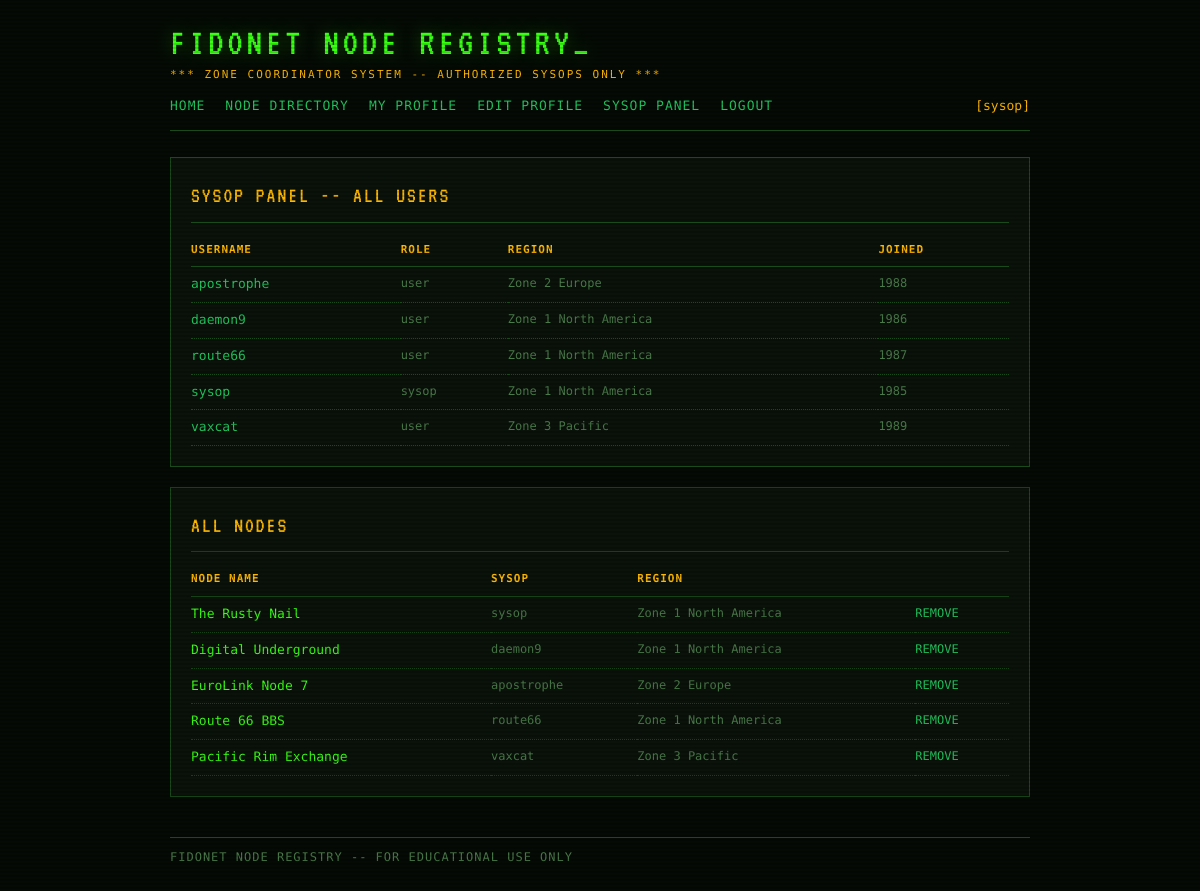
Page /sysop (signed in) on the committed database.
### tables this page shows
CREATE TABLE users (
            id INTEGER PRIMARY KEY AUTOINCREMENT,
            username TEXT UNIQUE NOT NULL,
            password_hash TEXT NOT NULL,
            role TEXT NOT NULL DEFAULT 'user',
            region TEXT,
            joined INTEGER
        );

CREATE TABLE nodes (
            id INTEGER PRIMARY KEY AUTOINCREMENT,
            name TEXT NOT NULL,
            phone TEXT,
            region TEXT,
            description TEXT,
            owner_id INTEGER NOT NULL
        );

### app.py (the view)
@app.route('/sysop')
def sysop():
    current = get_current_user(request)
    if not current:
        return redirect(url_for('login'))
    if current['role'] != 'sysop':
        flash('Access denied.', 'error')
        return redirect(url_for('index'))
    all_users = user_repo.get_all()
    all_nodes = node_repo.get_all()
    return render_template('sysop.html', users=all_users, nodes=all_nodes, current_user=current)

### app.py (called while the page is built)
def get_current_user(req):
    token = req.cookies.get('bbs_token')
    if not token:
        return None
    return sessions.get(token)

    def fetchall(self, query, params=()):
        cursor = self._conn.cursor()
        cursor.execute(query, params)
        return cursor.fetchall()

    def get_all(self):
        return self._db.fetchall("SELECT * FROM users ORDER BY username")

    def get_all(self):
        return self._db.fetchall("""
            SELECT n.*, u.username AS owner_username
            FROM nodes n JOIN users u ON n.owner_id = u.id
            ORDER BY n.id
        """)

### templates/sysop.html
{% extends "base.html" %}
{% block content %}
<div class="panel">
  <div class="panel-title">SYSOP PANEL -- ALL USERS</div>
  <table class="data-table">
    <thead>
      <tr><th>USERNAME</th><th>ROLE</th><th>REGION</th><th>JOINED</th></tr>
    </thead>
    <tbody>
      {% for u in users %}
      <tr>
        <td class="name"><a href="{{ url_for('profile', user_id=u.id) }}">{{ u.username }}</a></td>
        <td class="meta">{{ u.role }}</td>
        <td class="meta">{{ u.region }}</td>
        <td class="meta">{{ u.joined }}</td>
      </tr>
      {% endfor %}
    </tbody>
  </table>
</div>
<div class="panel">
  <div class="panel-title">ALL NODES</div>
  <table class="data-table">
    <thead>
      <tr><th>NODE NAME</th><th>SYSOP</th><th>REGION</th><th></th></tr>
    </thead>
    <tbody>
      {% for node in nodes %}
      <tr>
        <td class="name">{{ node.name }}</td>
        <td class="meta">{{ node.owner_username }}</td>
        <td class="meta">{{ node.region }}</td>
        <td class="meta"><a href="{{ url_for('node_delete', node_id=node.id) }}">REMOVE</a></td>
      </tr>
      {% endfor %}
    </tbody>
  </table>
</div>
{% endblock %}

### static/css/style.css (style rules this page uses)
:root { --bg: #050a05; --bg-panel: #0a120a; --green: #39ff14; --green-dim: #1a7a0a; --green-mid: #22c55e; --amber: #ffb800; --red: #ff3c3c; --grey: #4a7a4a; --text: #c8f5c8; --border: #1a4a1a; --font-mono: 'Share Tech Mono', monospace; --font-vt: 'VT323', monospace; }
* { box-sizing: border-box; margin: 0; padding: 0; }
body { background: var(--bg); color: var(--text); font-family: var(--font-mono); font-size: 14px; line-height: 1.6; min-height: 100vh; }
body::before { content: ''; position: fixed; inset: 0; background: repeating-linear-gradient( 0deg, transparent, transparent 2px, rgba(0,0,0,0.12) 2px, rgba(0,0,0,0.12) 4px ); pointer-events: none; z-index: 9999; }
.panel { background: var(--bg-panel); border: 1px solid var(--border); padding: 20px; margin-bottom: 20px; }
.panel-title { font-family: var(--font-vt); font-size: 22px; color: var(--amber); letter-spacing: 2px; margin-bottom: 14px; border-bottom: 1px solid var(--border); padding-bottom: 8px; }
.data-table { width: 100%; border-collapse: collapse; font-size: 13px; }
.data-table th { text-align: left; color: var(--amber); font-size: 11px; letter-spacing: 1px; padding: 4px 8px 8px 0; border-bottom: 1px solid var(--border); }
.data-table td { padding: 7px 8px 7px 0; border-bottom: 1px dotted var(--border); vertical-align: top; }
.data-table td.name { color: var(--green); }
.data-table td.meta { color: var(--grey); font-size: 12px; }
a { color: var(--green-mid); text-decoration: none; }

### rows in the picture
users: username "apostrophe", role "user", region "Zone 2 Europe", joined "1988"
users: username "daemon9", role "user", region "Zone 1 North America", joined "1986"
users: username "route66", role "user", region "Zone 1 North America", joined "1987"
users: username "sysop", role "sysop", region "Zone 1 North America", joined "1985"
users: username "vaxcat", role "user", region "Zone 3 Pacific", joined "1989"
nodes: name "The Rusty Nail", owner_username "sysop", region "Zone 1 North America"
nodes: name "Digital Underground", owner_username "daemon9", region "Zone 1 North America"
nodes: name "EuroLink Node 7", owner_username "apostrophe", region "Zone 2 Europe"
nodes: name "Route 66 BBS", owner_username "route66", region "Zone 1 North America"
nodes: name "Pacific Rim Exchange", owner_username "vaxcat", region "Zone 3 Pacific"

### other values in the picture
{{ current_user.username }} "sysop"
